Frame 1 (no input): blank canvas, image omitted
Frame 60 (the mouse pressed at the canvas centre just before this capture): blank canvas, image omitted
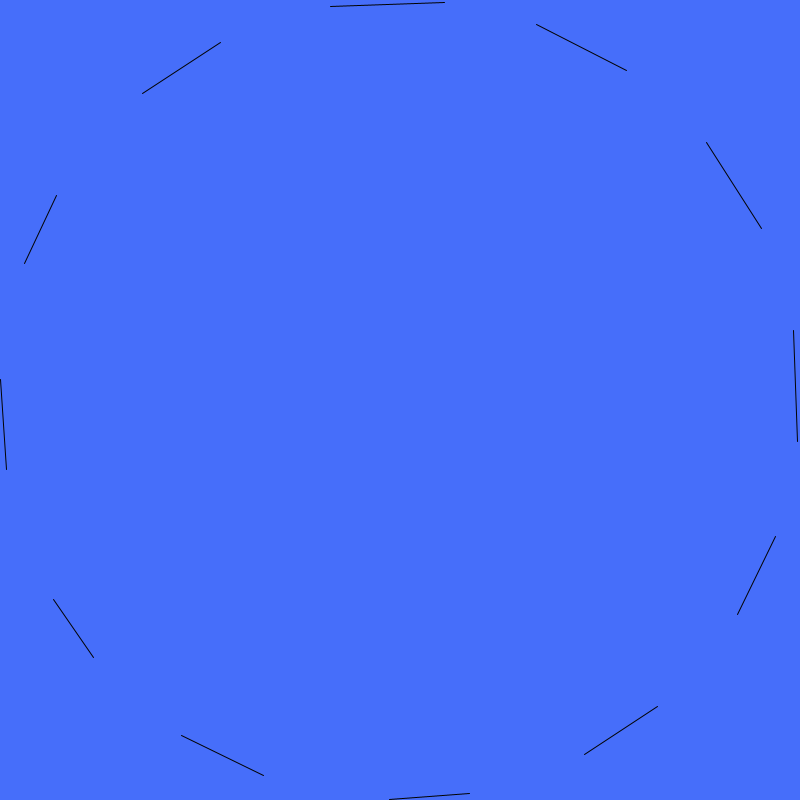
Frame 120 (the mouse held since frame 60 and released just before this capture)

The Processing sketch whose frames 1 and 60 were blank and that drew this single picture after the mouse press (run headless with seeded random() and noise(); from frame 60 on, the mouse is pressed at the canvas centre):

// Processing sketch: processing_53090
// ── processing_53090.pde


void setup (){
  size (800,800);
  smooth ();
  

}


void draw(){
  background (70, 110, 250);
  stroke (2);
  translate (width/2, height/2);
  float n = mouseX/40 + 2;
  
 for ( float i=0;i<n; i++){ 
 
  aLine (-mouseY, random (7) +i*360/n, -mouseY+ (i+1)*360/n);
 
  
}
  
  
}


void aLine (float r, float a1, float a2){
  
  line (r*cos (radians(a1)), r*sin (radians(a1)),r*cos (radians(a2)), r*sin (radians(a2)));
}
